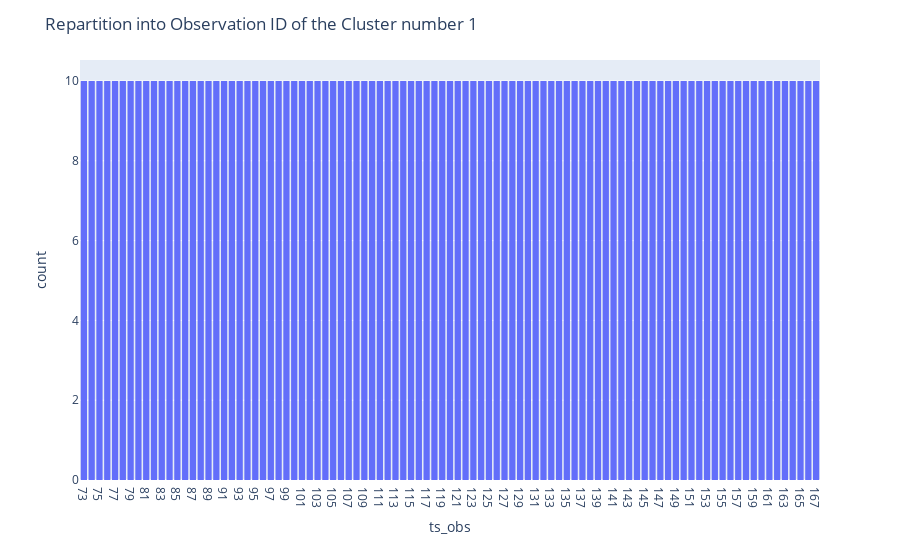

The notebook cell saved with this chart:
### Code cell
df_cluster_train = df_cluster[(df_cluster['Dataset'] == 'Train') & (df_cluster['Cluster'] == '5')].copy(deep=True)
df_cluster_train['ts_obs'] = df_cluster_train['ts_obs'].astype(str)

fig = px.histogram(df_cluster_train, x='ts_obs')
fig.update_layout(
    title='Repartition into Observation ID of the Cluster number 1'
)
fig.show()

df_cluster_train['ts_obs'] = df_cluster_train['ts_obs'].astype(int)

### Figure 1 — Plotly figure (JSON) as saved in the notebook; plotly's stock layout.template omitted (floating-point values rounded to 4 significant figures; data arrays with more than 128 entries replaced by an {"elided": "..."} marker saying what was removed)
{"data": [{"alignmentgroup": "True", "bingroup": "x", "hovertemplate": "ts_obs=%{x}<br>count=%{y}<extra></extra>", "legendgroup": "", "marker": {"color": "#636efa", "pattern": {"shape": ""}}, "name": "", "offsetgroup": "", "orientation": "v", "showlegend": false, "type": "histogram", "x": {"elided": "950 str values"}, "xaxis": "x", "yaxis": "y"}], "layout": {"barmode": "relative", "legend": {"tracegroupgap": 0}, "margin": {"t": 60}, "title": {"text": "Repartition into Observation ID of the Cluster number 1"}, "xaxis": {"anchor": "y", "domain": [0, 1], "title": {"text": "ts_obs"}}, "yaxis": {"anchor": "x", "domain": [0, 1], "title": {"text": "count"}}}}
